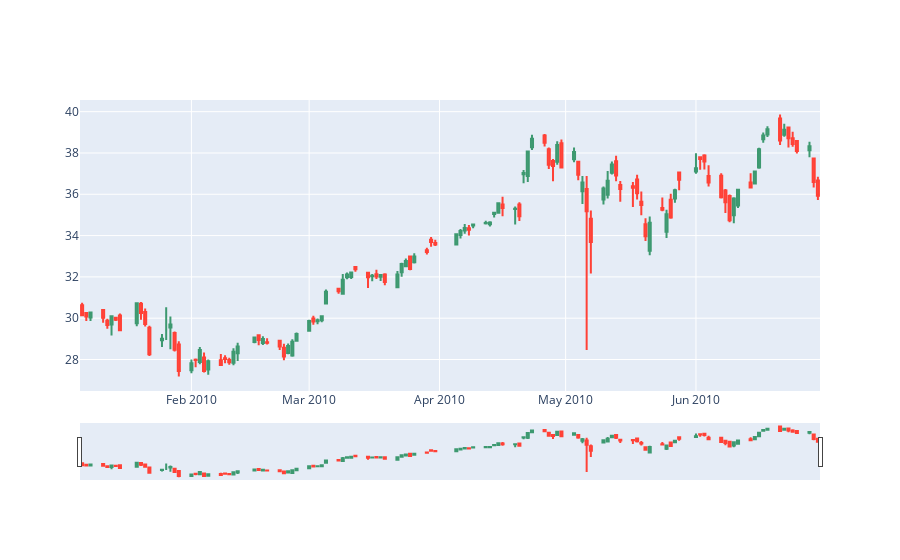

This figure's notebook cell:
### Markdown cell above
___

### Code cell
# Gráfico Candlestick (Aplicado a Apple) / Enfocado a año 2010

rango_candle = go.Candlestick(x=df_apple['01-06-2010':'30-06-2010'].index,
                     open=df_apple['01-06-2010':'30-06-2010'].Open,
                     high=df_apple['01-06-2010':'30-06-2010'].High,
                     low=df_apple['01-06-2010':'30-06-2010'].Low,
                     close=df_apple['01-06-2010':'30-06-2010'].Close)

data = [rango_candle]
iplot(data)
